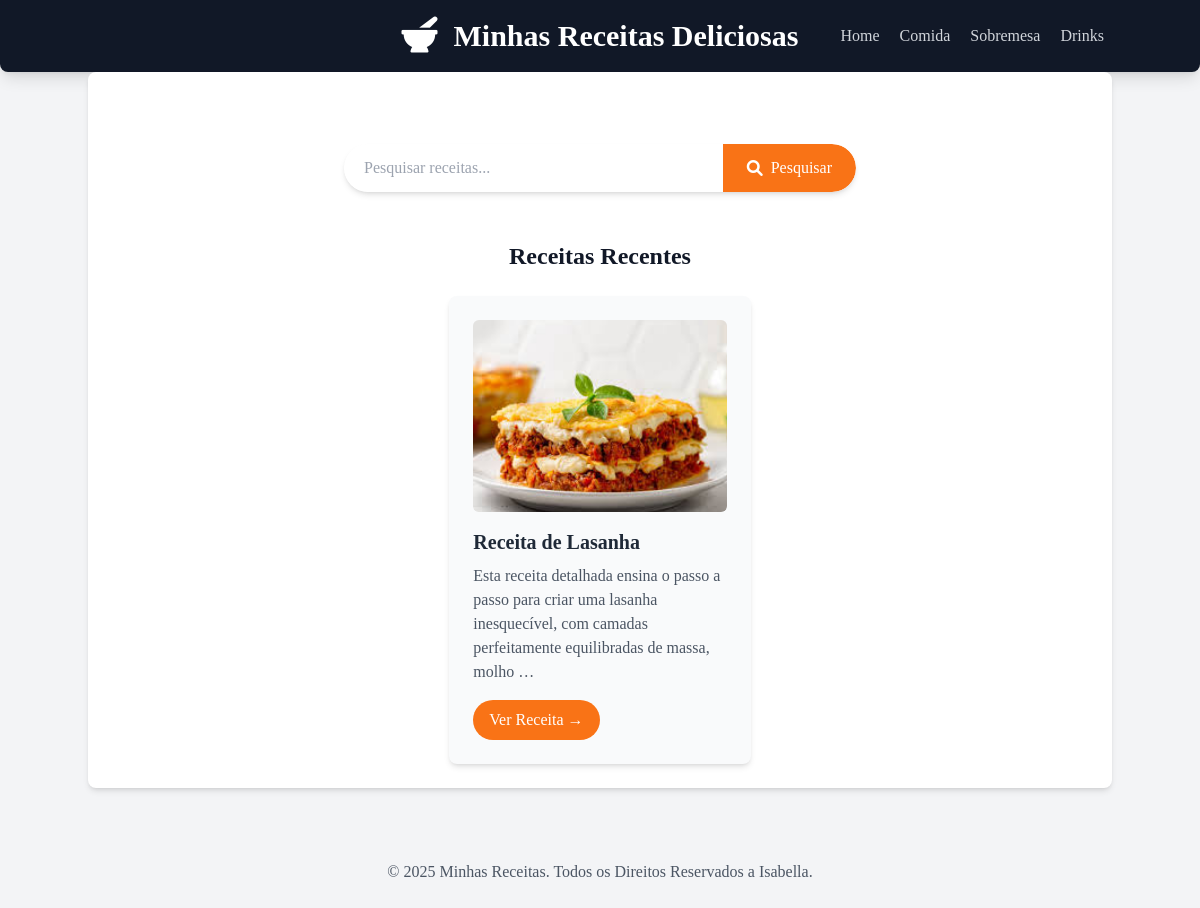
/receitas/?categoria=comida, run on the app's committed database.
### receitas/models.py (models this page shows, shortened)
class Receita(models.Model):
    CATEGORIAS = [
        ('comida', 'Comida'),
        ('sobremesa', 'Sobremesa'),
        ('drinks', 'Drinks'),
    ]
    title = models.CharField("Titulo", max_length=200)
    description = models.TextField("Descrição")
    ingredients = models.TextField("Ingredientes")
    instructions = models.TextField("Instruções")
    image = models.ImageField("imagem", upload_to='receitas/images/', blank=True, null=True)
    categoria = models.CharField("Categoria", max_length=50, choices=CATEGORIAS, default='comida')
    created_at = models.DateTimeField(auto_now_add=True)
    updated_at = models.DateTimeField(auto_now=True)
    class Meta:
        verbose_name = 'Receita'
        verbose_name_plural = 'Receitas'
        ordering = ['-created_at']

### receitas/views.py (the view)
# urls.py: 2. Add a URL to urlpatterns:  path('', views.home, name='home')
def home(request):
    categoria_selecionada = request.GET.get('categoria')
    categorias_disponiveis = Receita.CATEGORIAS
    if categoria_selecionada:
        receitas = Receita.objects.filter(categoria=categoria_selecionada)
    else:
        receitas = Receita.objects.all()
    contexto = {
        'receitas': receitas,
        'categorias': categorias_disponiveis,
        'categoria_selecionada': categoria_selecionada,
    }
    return render(request, 'receitas/home.html', contexto)

### receitas/templates/receitas/home.html (shortened to what this page needs)
{% extends 'receitas/base.html' %}
{% block content %}
    <section class="container mx-auto mt-8 p-4 flex justify-center">
        <form method="get"
              action="{% url 'pesquisar_receitas' %}"
              class="w-full max-w-lg flex bg-white rounded-full shadow-md overflow-hidden">
            <input
                type="text"
                name="q"
                placeholder="Pesquisar receitas..."
                class="flex-grow p-3 text-gray-700 focus:outline-none focus:ring-2 focus:ring-orange-500 rounded-l-full pl-5">
            <button
                type="submit"
                class="bg-orange-500 hover:bg-orange-600 text-white p-3 px-6 rounded-r-full ransition duration-200 ease-in-out flex items-center justify-center">
                    <i class="fas fa-search mr-2"></i>Pesquisar
            </button>
        </form>
    </section>
<h2 class="text-2xl font-semibold mb-6 text-center mt-8">Receitas Recentes</h2>
    <div class="flex flex-wrap justify-center gap-6">
        {% for receita in receitas %}
        <div class="w-full sm:w-[calc(50%-1.5rem)] lg:w-[calc(33.333%-1.5rem)] bg-gray-50 p-6 rounded-lg shadow-md hover:shadow-lg transition-shadow duration-300 ease-in-out">
            {% if receita.image %}
            <img src="{{ receita.image.url }}" alt="Imagem de {{ receita.title }}" class="w-full h-48 object-cover rounded-md mb-4" />
            {% endif %}
            <h3 class="text-xl font-bold mb-2 text-gray-800">{{ receita.title }}</h3>
            <p class="text-gray-600 mb-4">{{ receita.description|truncatewords:20 }}</p>
            <a href="{% url 'receita_detail' receita.id %}" class="inline-block bg-orange-500 hover:bg-orange-600 text-white font-senibold py-2 px-4 rounded-full transition-colors duration-300">
                Ver Receita &rarr;
            </a>
        </div>
        {% empty %}
        <p class="text-center text-gray-500 col-span-full">Nenhuma receita encontrada.</p>
        {% endfor %}
    </div>
{% endblock %}

### receitas/templates/receitas/base.html (style rules this page uses)
body { font-family: 'Inter, sans-serif'; }

### data on the page
Receita: image (picture), title "Receita de Lasanha", description "Esta receita detalhada ensina o passo a passo para criar uma lasanha inesquecível, com camadas perfeitamente equilibradas de massa, molho …"

### other printed values
{{ categoria.1 }} "Comida" "Sobremesa" "Drinks"
